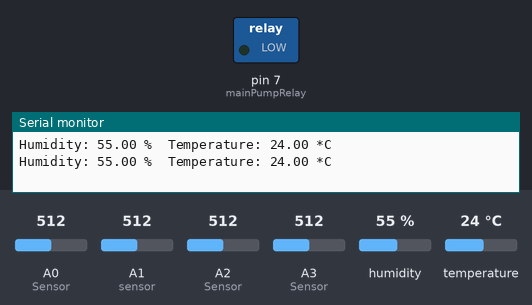
Recording of a sketch running on a simulated Arduino Uno, built with avr-gcc and run on an emulated ATmega328P. Parts: switched loads named in the sketch (green lamp = pin HIGH), the last lines printed to the serial monitor. Inputs (shaded band) come from the test bench; at power-on: temperature 24 °C, A0 (Sensor) = 512, A1 (sensor) = 512, A2 (Sensor) = 512, A3 (Sensor) = 512, humidity 55 %.

Above: at 1.8 s.
1.9 s: temperature set to 26 °C
3.4 s: temperature set to 29 °C
At 4.7 s:
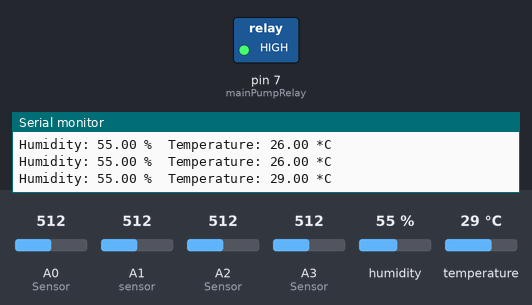
5.5 s: temperature set to 12 °C
At 7.3 s:
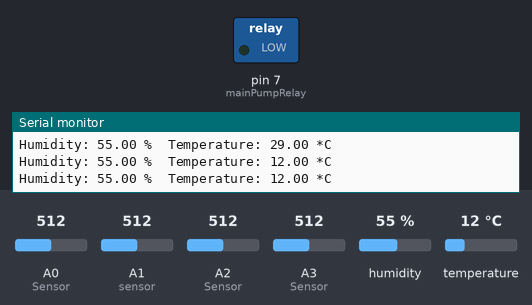
7.6 s: temperature set to 28 °C
At 8.7 s:
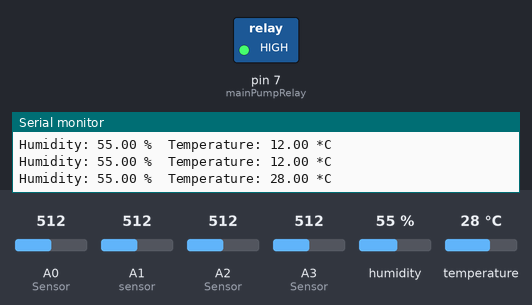
Timing chart, 0 to 10.6 s (numbered marks = the images above; inputs shaded):
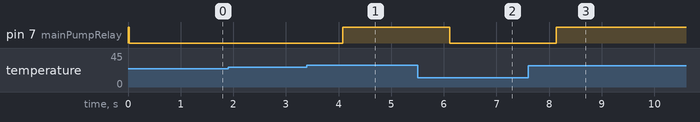

The sketch:

Arduino_Sensor_Readings.ino
```cpp
#include "DHT.h"
#define DHTPIN 8 // The same pin number mentioned above
#include <SoftwareSerial.h>

SoftwareSerial espSerial(9, 10);

DHT dht(DHTPIN, DHT11);

int PWMValue; //Sets PWMValue as integer

int loopCounter = 0;

const int AirValue = 620;   //you need to replace this value with Value_1
const int WaterValue = 310;  //you need to replace this value with Value_2
int soilMoistureValue = 0;
int soilmoisturepercent=0;

const int AirValue1 = 620;   //you need to replace this value with Value_1
const int WaterValue1 = 310;  //you need to replace this value with Value_2
int soilMoistureValue1 = 0;
int soilmoisturepercent1=0;

const int AirValue2 = 620;   //you need to replace this value with Value_1
const int WaterValue2 = 310;  //you need to replace this value with Value_2
int soilMoistureValue2 = 0;
int soilmoisturepercent2=0;

String sensorValues;

int mainPumpRelay = 7;

void setup() {
  Serial.begin(9600); // open serial port, set the baud rate to 9600 bps

  espSerial.begin(115200);

  pinMode(mainPumpRelay, OUTPUT);

  digitalWrite(mainPumpRelay, HIGH);

  dht.begin();
}

void loop() {

  float h = dht.readHumidity(); //measure humidity
  float t = dht.readTemperature(); //measure temperature

  if (isnan(h) || isnan(t)) { //Check. If the reading fails, then "Read error" is displayed and the program exits
    return;
  }

  Serial.print("Humidity: ");
  Serial.print(h);
  Serial.print(" %\t");
  Serial.print("Temperature: ");
  Serial.print(t);
  Serial.println(" *C "); //Weep the readings on the screen

  if(t < 27){
      digitalWrite(mainPumpRelay, LOW);
  }

  else if(t > 27){
      digitalWrite(mainPumpRelay, HIGH);
  }

  int sensorValue = analogRead(A1); // read the value from the sensor


  soilMoistureValue = analogRead(A0);  //put Sensor insert into soil
  soilmoisturepercent = map(soilMoistureValue, AirValue, WaterValue, 0, 100);

  soilMoistureValue1 = analogRead(A2);  //put Sensor insert into soil
  soilmoisturepercent1 = map(soilMoistureValue1, AirValue1, WaterValue1, 0, 100);

  soilMoistureValue2 = analogRead(A3);  //put Sensor insert into soil
  soilmoisturepercent2 = map(soilMoistureValue2, AirValue2, WaterValue2, 0, 100);

  //Soil 1
  if(soilmoisturepercent >= 100)
  {
    soilmoisturepercent = 100;
  }

  else if(soilmoisturepercent <=0)
  {
    soilmoisturepercent = 0;
  }

  else if(soilmoisturepercent >0 && soilmoisturepercent < 100)
  {
    soilmoisturepercent = soilmoisturepercent;
  }
  //*******************


  //Soil 2
  if(soilmoisturepercent1 >= 100)
  {
    soilmoisturepercent1 = 100;
  }

  else if(soilmoisturepercent1 <=0)
  {
    soilmoisturepercent1 = 0;
  }

  else if(soilmoisturepercent1 >0 && soilmoisturepercent1 < 100)
  {
    soilmoisturepercent1 = soilmoisturepercent1;
  }
  //*******************


  //Soil 3
  if(soilmoisturepercent2 >= 100)
  {
    soilmoisturepercent2 = 100;
  }

  else if(soilmoisturepercent2 <=0)
  {
    soilmoisturepercent2 = 0;
  }

  else if(soilmoisturepercent2 >0 && soilmoisturepercent2 < 100)
  {
    soilmoisturepercent2 = soilmoisturepercent2;
  }
  //*******************


  sensorValues = String(String(soilmoisturepercent) + ","  + String(soilmoisturepercent1) + "," + String(soilmoisturepercent2) + "," + String(sensorValue) + "," + String(h) + "," + String(t) + "%");

  if(loopCounter >= 16){
      espSerial.println(sensorValues);
      loopCounter = 0;
  }

  loopCounter = loopCounter + 1;
  delay(1000);
}
```

Measured:
- the behaviour switches between 27 and 28 °C on temperature (found by bisection; images 0 and 1)
- after the input at 3.4 s, pin 7 (mainPumpRelay): LOW → HIGH after 0.68 s
- after the input at 5.5 s, pin 7 (mainPumpRelay): HIGH → LOW after 0.61 s
- after the input at 7.6 s, pin 7 (mainPumpRelay): LOW → HIGH after 0.54 s
